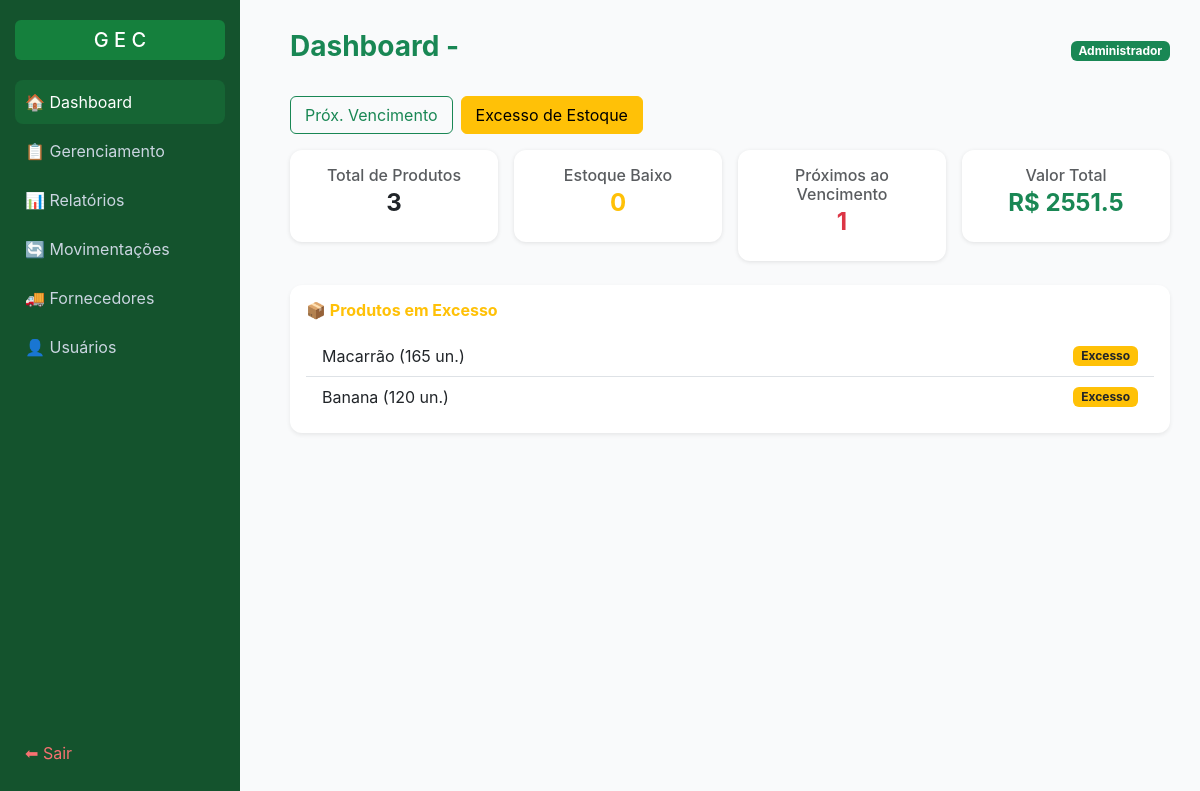
The page /home?view=excesso (signed in) on the database its author committed.
### tables this page shows
CREATE TABLE "estoque" (
    "id" INTEGER PRIMARY KEY AUTOINCREMENT,
    "produto_id" INTEGER NOT NULL,
    "quantidade" INTEGER DEFAULT 0,
	"atualizado_em" TIMESTAMP DEFAULT CURRENT_TIMESTAMP,
    FOREIGN KEY(produto_id) REFERENCES produtos(id)
);

CREATE TABLE "produtos" (
	"id"	INTEGER,
	"nome"	TEXT NOT NULL,
	"descricao"	TEXT,
	"codigo"	NUMERIC UNIQUE,
	"categoria"	TEXT,
	"preco"	REAL NOT NULL,
	"fornecedor_id"	INTEGER,
	"data_validade"	TEXT NOT NULL,
	"status_validade"	TEXT DEFAULT 'válido',
	"ativo"	INTEGER DEFAULT 1,
	PRIMARY KEY("id" AUTOINCREMENT),
	FOREIGN KEY("fornecedor_id") REFERENCES "fornecedores"("id")
);

### app.py (the view)
@app.route("/home", methods=["GET"])
@login_required
def home():
    atualizar_produtos()
    conn = conectar()
    cur = conn.cursor()
    total_produtos = cur.execute("""
        SELECT COUNT(*) FROM produtos WHERE ativo = 1
    """).fetchone()[0] or 0
    estoque_baixo = cur.execute("""
        SELECT p.nome, e.quantidade
        FROM estoque e
        LEFT JOIN produtos p ON e.produto_id = p.id
        WHERE e.quantidade <= 5 AND p.ativo = 1
        ORDER BY e.quantidade ASC
    """).fetchall()
    mais_vendidos = cur.execute("""
        SELECT p.nome, SUM(m.quantidade) AS total_vendido
        FROM movimentacoes m
        JOIN produtos p ON m.produto_id = p.id
        WHERE m.tipo = 'saida'
        GROUP BY p.id
        ORDER BY total_vendido DESC
        LIMIT 5
    """).fetchall()
    quase_vencidos = cur.execute("""
        SELECT COUNT(*)
        FROM produtos
        WHERE status_validade = 'próximo do vencimento' and ativo=1;
    """).fetchone()[0]
    valor_total = cur.execute("""
        SELECT SUM(p.preco * e.quantidade)
        FROM produtos p
        JOIN estoque e ON p.id = e.produto_id
        WHERE p.ativo = 1
    """).fetchone()[0] or 0
    modo = request.args.get("view", "venc")
    proximosVencimento = None
    excessos = None
    if modo == "venc":
        proximosVencimento = cur.execute("""
            SELECT nome, data_validade, (
                SELECT quantidade FROM estoque WHERE produto_id = produtos.id
            ) AS quantidade
            FROM produtos
            WHERE ativo = 1 AND status_validade = 'próximo do vencimento'
            ORDER BY data_validade ASC
            LIMIT 5
        """).fetchall()
    elif modo == "excesso":
        excessos = cur.execute("""
            SELECT p.id, p.nome, p.codigo, p.categoria, e.quantidade
            FROM estoque e
            LEFT JOIN produtos p ON e.produto_id = p.id
            WHERE e.quantidade >= 100 AND p.ativo = 1
            ORDER BY e.quantidade DESC
        """).fetchall()
    conn.close()
    return render_template(
        "inicio/home.html",
        total_produtos=total_produtos,
        estoque_baixo=estoque_baixo,
        proximosVencimento=proximosVencimento,
        excessos=excessos,
        modo=modo,
        quase_vencidos=quase_vencidos,
        valor_total=float(valor_total),
        mais_vendidos=mais_vendidos
    )

### app.py (called while the page is built)
def login_required(f):
    @wraps(f)
    def wrapper(*args, **kwargs):
        if not session.get("usuario"):
            flash("Faça login primeiro!")
            return redirect(url_for("login"))
        return f(*args, **kwargs)
    return wrapper

def atualizar_produtos():
    conn = conectar()
    cur = conn.cursor()
    from datetime import datetime, timedelta
    hoje = datetime.now().date()
    limite_alerta = hoje + timedelta(days=7)
    cur.execute("""
        UPDATE produtos
        SET status_validade = 'vencido'
        WHERE date(data_validade) < date(?) AND ativo=1
    """, (hoje,))
    cur.execute("""
        UPDATE produtos
        SET status_validade = 'próximo do vencimento'
        WHERE date(data_validade) BETWEEN date(?) AND date(?) AND ativo=1
    """, (hoje, limite_alerta))
    cur.execute("""
        UPDATE produtos
        SET status_validade = 'válido'
        WHERE date(data_validade) > date(?) AND ativo=1
    """, (limite_alerta,))
    conn.commit()
    conn.close()

### data/db.py (called while the page is built)
def conectar():
    return sqlite3.connect("data/estoque.db")

### templates/inicio/home.html (shortened to what this page needs)
<!DOCTYPE html>
<html lang="pt-BR">
<head>
  <link href="https://cdn.jsdelivr.net/npm/bootstrap@5.3.0/dist/css/bootstrap.min.css" rel="stylesheet">
</head>
<body>
 <div class="sidebar">
    <div>
      <h5>G E C</h5>
      <a href="{{ url_for('home') }}" class="active">🏠 Dashboard</a>
      <a href="{{ url_for('gerenciamento') }}">📋 Gerenciamento</a>
      <a href="{{ url_for('relatorios') }}">📊 Relatórios</a>
      <a href="{{ url_for('movimentacao') }}">🔄 Movimentações</a>
      {% if session.perfil == "admin" %}
      <a href="{{ url_for('listar_forn') }}">🚚 Fornecedores</a>
      <a href="{{ url_for('listar_usuarios') }}">👤 Usuários</a>
      {% endif %}
    </div>
    <div>
      <a href="{{ url_for('login') }}" class="logout" style="color: #f87171;">⬅ Sair</a>
    </div>
  </div>
  <div class="content">
    <div class="d-flex justify-content-between align-items-center mb-4">
      <h3 class="fw-bold text-success">Dashboard - {{ session.empresa }}</h3>
      {% if session.perfil == "admin" %}
        <span class="badge bg-success">Administrador</span>
      {% else %}
        <span class="badge bg-primary">Operador</span>
      {% endif %}
    </div>
    <div class="mb-3 d-flex gap-2">
      <a href="/home?view=venc" class="btn view-btn {% if modo == 'venc' %}btn-success{% else %}btn-outline-success{% endif %}">
        Próx. Vencimento
      </a>
      <a href="/home?view=excesso" class="btn view-btn {% if modo == 'excesso' %}btn-warning{% else %}btn-outline-warning{% endif %}">
        Excesso de Estoque
      </a>
    </div>
    <div class="row g-3 mb-4" id="cards">
      <div class="col-md-3">
        <div class="card p-3">
          <h6 class="text-muted mb-1">Total de Produtos</h6>
          <h4 class="fw-bold text-center">{{ total_produtos }}</h4>
        </div>
      </div>
      <div class="col-md-3">
        <div class="card p-3">
          <h6 class="text-muted mb-1">Estoque Baixo</h6>
          <h4 class="fw-bold text-warning text-center">{{ estoque_baixo|length }}</h4>
        </div>
      </div>
      <div class="col-md-3">
        <div class="card p-3">
          <h6 class="text-muted mb-1">Próximos ao Vencimento</h6>
          <h4 class="fw-bold text-danger text-center">{{ quase_vencidos }}</h4>
        </div>
      </div>
      <div class="col-md-3">
        <div class="card p-3">
          <h6 class="text-muted mb-1 text-center">Valor Total</h6>
          <h4 class="fw-bold text-success text-center">R$ {{ valor_total }}</h4>
        </div>
      </div>
    </div>
    {% if modo == 'excesso' %}
    <div class="card p-3 shadow-sm">
      <h6 class="section-title fw-bold text-warning mb-3">📦 Produtos em Excesso</h6>
      {% if excessos %}
      <ul class="list-group list-group-flush">
        {% for item in excessos %}
        <li class="list-group-item d-flex justify-content-between align-items-center">
          <div>{{ item[1] }} ({{ item[4] }} un.)</div>
          <span class="badge bg-warning text-dark">Excesso</span>
        </li>
        {% endfor %}
      </ul>
      {% else %}
      <p class="text-center text-muted my-3">Nenhum produto em excesso.</p>
      {% endif %}
    </div>
    {% endif %}
  </div>
</body>
</html>

### templates/inicio/home.html (style rules this page uses)
body { font-family: "Inter", sans-serif; background-color: #f9fafb; color: #1e293b; transition: background-color 0.3s, color 0.3s; }
.sidebar { height: 100vh; width: 240px; background-color: #14532d; color: #fff; position: fixed; top: 0; left: 0; padding: 20px 15px; display: flex; flex-direction: column; justify-content: space-between; }
.sidebar h5 { color: #fff; margin-bottom: 20px; text-align: center; background-color: #15803d; border-radius: 6px; padding: 8px 0; }
.sidebar a { display: block; color: #cbd5e1; text-decoration: none; padding: 10px; border-radius: 8px; margin-bottom: 5px; transition: 0.2s; }
.sidebar a:hover, .sidebar a.active { background-color: #166534; color: #fff; }
.logout { color: #f87171; }
.content { margin-left: 260px; padding: 30px; }
.card { border: none; border-radius: 12px; box-shadow: 0 1px 4px rgba(0,0,0,0.1); }
#cards { text-align: center; }
.view-btn { padding: 6px 14px; border-radius: 6px; }

### rows shown on the page
estoque: nome "Macarrão", quantidade "165"
estoque: nome "Banana", quantidade "120"

### other values the page prints
{{ total_produtos }} "3"
{{ estoque_baixo|length }} "0"
{{ quase_vencidos }} "1"
{{ valor_total }} "2551.5"
